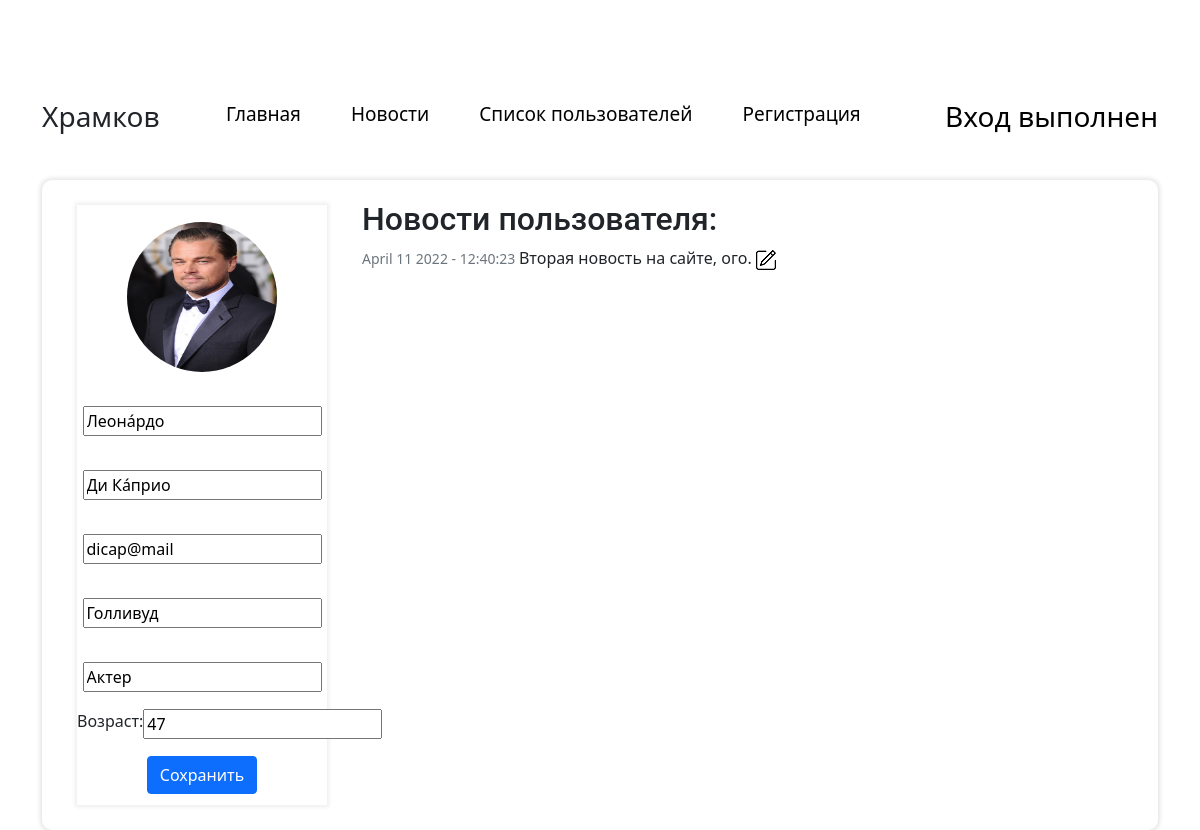
The page /account/?user=dicap@mail (signed in) on the database its author committed.
### lab4.py (models this page shows)
class Users(dbalc.Model):
    id = dbalc.Column(dbalc.Integer, primary_key = True, autoincrement=True)
    name = dbalc.Column(dbalc.String(50), nullable = True)
    surname = dbalc.Column(dbalc.String(50), nullable=True)
    email = dbalc.Column(dbalc.String(50), unique = True)
    age = dbalc.Column(dbalc.Integer, nullable = True)
    work = dbalc.Column(dbalc.String(50), nullable = True)
    post = dbalc.Column(dbalc.String(50), nullable=True)
    password = dbalc.Column(dbalc.String(500), nullable = True)
    photo = dbalc.Column(dbalc.String(500), nullable=True)
    role = dbalc.Column(dbalc.String(50), nullable=True)

class News(dbalc.Model):
    id = dbalc.Column(dbalc.Integer, primary_key=True, autoincrement=True)
    maintext = dbalc.Column(dbalc.String(5000), nullable=True)
    category = dbalc.Column(dbalc.String(100))
    date_created = dbalc.Column(dbalc.DateTime, default=datetime.utcnow())
    user_id = dbalc.Column(dbalc.Integer)

### lab4.py (the view)
@app.route('/account/', methods=['POST', 'GET'])
def account():
    is_adm = False
    if request.method == 'POST':
        user = Users.query.filter_by(email = request.args.get('user')).first()
        user.name = request.form.get('names')
        user.surname = request.form.get('surname')
        dbalc.session.commit()
        return redirect(url_for('users') + '?page=0')
    form1 = loginform.LoginForm()
    if 'login' in session:
        user = Users.query.filter_by(email = request.args.get('user')).first()
        if user:
            if( Users.query.filter_by(email = session['login']).first().role == 'Админ'):
                is_adm = True
            news_of_user = News.query.filter_by(user_id = user.id).order_by(News.date_created.desc()).all()
            return render_template('account.html', user=user, id_sess=session['login'], is_adm=is_adm, news_of_user = news_of_user)
        else:
            abort(404)
    else:
        flash("Авторизируйтесь, чтобы просматривать аккаунты")
        return redirect(url_for('users') + '?page=0')

### loginform.py
class LoginForm(FlaskForm):
    username = StringField('Username', validators=[DataRequired()])
    password = PasswordField('Password', validators=[DataRequired()])

### templates/account.html (shortened to what this page needs)
{% extends 'main.html' %}
{% block body %}
        <div class="table-box2">
        <form class="for_users2" method="POST">
                        <img src="{{ url_for('static', filename = 'photos/'+user.photo) }}"/>
                        <input type="text" value="{{user.name}}" name="names" class="edit_text" {% if user.email|string() != id_sess and is_adm == False %}readonly="True"{% endif %}>
                        <input type="text" value="{{user.surname}}" name="surname" class="edit_text" {% if user.email|string() != id_sess and is_adm == False %}readonly="True"{% endif %}>
                        <input type="email" value="{{user.email}}" name="mail" class="edit_text" readonly="True">
                        <input type="text" value="{{user.work}}" name="work" class="edit_text" {% if user.email|string() != id_sess and is_adm == False %}readonly="True"{% endif %}>
                        <input type="text" value="{{user.post}}" name="post" class="edit_text" {% if user.email|string() != id_sess and is_adm == False %}readonly="True"{% endif %}>
            <div class="input_age">
                        <label>Возраст:</label>
                        <input type="number" value="{{user.age}}" name="age" class="edit_text" {% if user.email|string() != id_sess and is_adm == False %}readonly="True"{% endif %}>
            </div>
            {% if user.email|string() == id_sess or is_adm == True %}<button type="submit" class="btn btn-primary">Сохранить</button>{% endif %}
        </form>
            <div>
                <h2>Новости пользователя: </h2>
                {% for news in news_of_user %}
                    <p><small class="text-muted">{{news.date_created.strftime('%B %d %Y - %H:%M:%S')}} </small>{% if news.category != "-" and news.category != '' %}<b>{{news.category}}.</b>{% endif %} {{news.maintext}} {% if user.email|string() == id_sess or is_adm %}<a href="../editnews/?news={{news.id}}"><img src="{{ url_for('static', filename = 'img/edit.png') }}"/></a>{% endif %}</p>
                {% endfor %}
            </div>
        </div>
{% endblock %}

### static/css/style.css (style rules this page uses)
body { background-color: #FFFFFF; }
.btn-primary { margin: 10px 10px 10px 0px; }
.for_users2 { margin: 0 35px; width: 250px; height: 600px; background-color: white; box-shadow: 0px 0px 4px 2px rgba(0, 0, 0, 0.07); display: flex; flex-direction: column; align-self: center; }
.for_users2 > * { margin: 17px auto; }
.for_users2 img { width: 150px; height: 150px; border-radius: 90px; background-size: cover; }
a { text-decoration: none; color: black; }
.input_age { display: flex; margin: 0 auto; }
.table-box2 { width: 100%; margin: 0 auto; height: 650px; background-color: white; box-shadow: 0px 0px 4px 2px rgb(0 0 0 / 10%); border-radius: 10px; display: flex; align-items: flex-start; }
.table-box2 h2 { margin-top: 20px; font-family: 'Roboto', sans-serif; }

### rows shown on the page
Users: photo (picture), names "Леона́рдо", surname "Ди Ка́прио", mail "dicap@mail", work "Голливуд", post "Актер", age "47"
News: date_created "April 11 2022 - 12:40:23", maintext "Вторая новость на сайте, ого."
